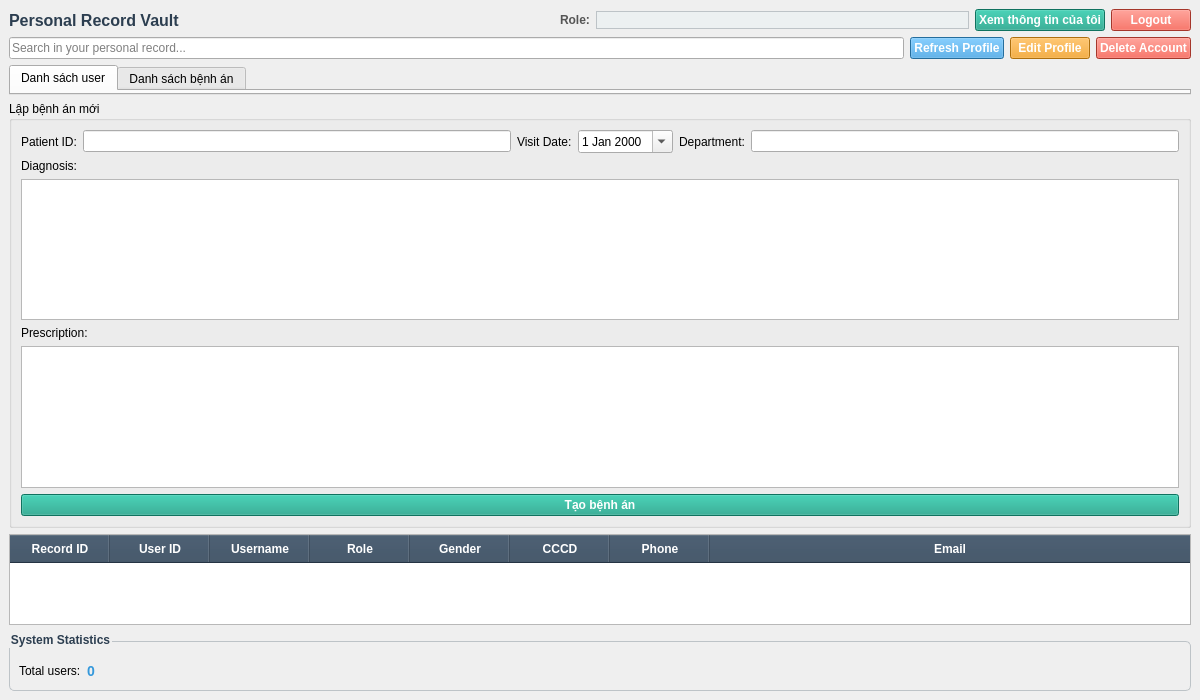
<?xml version="1.0" encoding="UTF-8"?>
<ui version="4.0">
 <class>MainWindow</class>
 <widget class="QMainWindow" name="MainWindow">
  <property name="geometry">
   <rect>
    <x>0</x>
    <y>0</y>
    <width>1200</width>
    <height>700</height>
   </rect>
  </property>
  <property name="windowTitle">
   <string>CSAT_BMTT - Personal Record Vault</string>
  </property>
  <widget class="QWidget" name="centralwidget">
   <layout class="QVBoxLayout" name="mainLayout">
    <item>
     <layout class="QHBoxLayout" name="headerLayout">
      <item>
       <widget class="QLabel" name="titleLabel">
        <property name="text">
         <string>Personal Record Vault</string>
        </property>
        <property name="styleSheet">
         <string notr="true">font-size: 16px; font-weight: bold; color: #2c3e50;</string>
        </property>
       </widget>
      </item>
      <item>
       <spacer name="horizontalSpacer">
        <property name="orientation">
         <enum>Qt::Horizontal</enum>
        </property>
        <property name="sizeHint" stdset="0">
         <size>
          <width>40</width>
          <height>20</height>
         </size>
        </property>
       </spacer>
      </item>
      <item>
       <widget class="QLabel" name="userLabel">
        <property name="text">
        <string>Role:</string>
        </property>
        <property name="styleSheet">
         <string notr="true">font-weight: bold; color: #555;</string>
        </property>
       </widget>
      </item>
      <item>
       <widget class="QLineEdit" name="roleDisplay">
        <property name="readOnly">
         <bool>true</bool>
        </property>
        <property name="styleSheet">
         <string notr="true">background-color: #ecf0f1; border: 1px solid #bdc3c7;</string>
        </property>
       </widget>
      </item>
      <item>
         <widget class="QPushButton" name="viewMyInfoBtn">
          <property name="maximumWidth">
           <number>170</number>
          </property>
          <property name="text">
           <string>Xem thông tin của tôi</string>
          </property>
          <property name="styleSheet">
           <string notr="true">background-color: #16a085; color: white; font-weight: bold;</string>
          </property>
         </widget>
            </item>
            <item>
       <widget class="QPushButton" name="logoutBtn">
        <property name="maximumWidth">
         <number>100</number>
        </property>
        <property name="text">
         <string>Logout</string>
        </property>
        <property name="styleSheet">
         <string notr="true">background-color: #e74c3c; color: white; font-weight: bold;</string>
        </property>
      </widget>
      </item>
     </layout>
    </item>
    <item>
     <layout class="QHBoxLayout" name="actionLayout">
      <item>
       <widget class="QLineEdit" name="searchBox">
        <property name="placeholderText">
         <string>Search in your personal record...</string>
        </property>
       </widget>
      </item>
      <item>
       <widget class="QPushButton" name="addBtn">
        <property name="text">
         <string>Refresh Profile</string>
        </property>
        <property name="styleSheet">
         <string notr="true">background-color: #3498db; color: white; font-weight: bold;</string>
        </property>
       </widget>
      </item>
      <item>
       <widget class="QPushButton" name="editBtn">
        <property name="text">
         <string>Edit Profile</string>
        </property>
        <property name="styleSheet">
         <string notr="true">background-color: #f39c12; color: white; font-weight: bold;</string>
        </property>
       </widget>
      </item>
      <item>
       <widget class="QPushButton" name="deleteBtn">
        <property name="text">
         <string>Delete Account</string>
        </property>
        <property name="styleSheet">
         <string notr="true">background-color: #e74c3c; color: white; font-weight: bold;</string>
        </property>
       </widget>
      </item>
     </layout>
    </item>
   <item>
    <widget class="QTabWidget" name="adminTabWidget">
     <property name="currentIndex">
      <number>0</number>
     </property>
     <property name="maximumHeight">
      <number>42</number>
     </property>
     <widget class="QWidget" name="userListTab">
      <attribute name="title">
      <string>Danh sách user</string>
      </attribute>
     </widget>
     <widget class="QWidget" name="medicalListTab">
      <attribute name="title">
      <string>Danh sách bệnh án</string>
      </attribute>
     </widget>
    </widget>
   </item>
   <item>
    <widget class="QGroupBox" name="doctorCreateGroup">
     <property name="title">
      <string>Lập bệnh án mới</string>
     </property>
     <layout class="QVBoxLayout" name="doctorCreateLayout">
      <item>
       <layout class="QHBoxLayout" name="doctorCreateRow1">
        <item>
         <widget class="QLabel" name="patientIdLabel">
          <property name="text">
           <string>Patient ID:</string>
          </property>
         </widget>
        </item>
        <item>
         <widget class="QLineEdit" name="patientIdInput"/>
        </item>
        <item>
         <widget class="QLabel" name="visitDateLabel">
          <property name="text">
           <string>Visit Date:</string>
          </property>
         </widget>
        </item>
        <item>
         <widget class="QDateEdit" name="visitDateInput">
          <property name="calendarPopup">
           <bool>true</bool>
          </property>
         </widget>
        </item>
        <item>
         <widget class="QLabel" name="departmentLabel">
          <property name="text">
           <string>Department:</string>
          </property>
         </widget>
        </item>
        <item>
         <widget class="QLineEdit" name="departmentInput"/>
        </item>
       </layout>
      </item>
      <item>
       <widget class="QLabel" name="diagnosisLabel">
        <property name="text">
         <string>Diagnosis:</string>
        </property>
       </widget>
      </item>
      <item>
       <widget class="QTextEdit" name="diagnosisInput">
        <property name="maximumHeight">
         <number>90</number>
        </property>
       </widget>
      </item>
      <item>
       <widget class="QLabel" name="prescriptionLabel">
        <property name="text">
         <string>Prescription:</string>
        </property>
       </widget>
      </item>
      <item>
       <widget class="QTextEdit" name="prescriptionInput">
        <property name="maximumHeight">
         <number>90</number>
        </property>
       </widget>
      </item>
      <item>
       <widget class="QPushButton" name="createMedicalRecordBtn">
        <property name="text">
         <string>Tạo bệnh án</string>
        </property>
        <property name="styleSheet">
         <string notr="true">background-color: #16a085; color: white; font-weight: bold;</string>
        </property>
       </widget>
      </item>
     </layout>
    </widget>
   </item>
    <item>
     <widget class="QTableWidget" name="employeeTable">
      <property name="columnCount">
         <number>8</number>
      </property>
      <property name="rowCount">
       <number>0</number>
      </property>
      <property name="styleSheet">
       <string notr="true">QTableWidget { gridline-color: #ecf0f1; }
QTableWidget::item { padding: 5px; }
QHeaderView::section { background-color: #34495e; color: white; padding: 5px; font-weight: bold; }</string>
      </property>
      <property name="selectionBehavior">
       <enum>QAbstractItemView::SelectRows</enum>
      </property>
      <property name="selectionMode">
       <enum>QAbstractItemView::SingleSelection</enum>
      </property>
      <property name="alternatingRowColors">
       <bool>true</bool>
      </property>
      <attribute name="horizontalHeaderStretchLastSection">
       <bool>true</bool>
      </attribute>
      <column>
       <property name="text">
        <string>Record ID</string>
       </property>
      </column>
      <column>
       <property name="text">
        <string>User ID</string>
       </property>
      </column>
      <column>
       <property name="text">
        <string>Username</string>
       </property>
      </column>
      <column>
       <property name="text">
        <string>Role</string>
       </property>
      </column>
      <column>
       <property name="text">
        <string>Gender</string>
       </property>
      </column>
      <column>
       <property name="text">
        <string>CCCD</string>
       </property>
      </column>
      <column>
       <property name="text">
        <string>Phone</string>
       </property>
      </column>
      <column>
       <property name="text">
        <string>Email</string>
       </property>
      </column>
     </widget>
    </item>
    <item>
     <layout class="QHBoxLayout" name="statsLayout">
      <item>
       <widget class="QGroupBox" name="statsGroup">
        <property name="title">
         <string>System Statistics</string>
        </property>
        <property name="styleSheet">
         <string notr="true">QGroupBox { color: #2c3e50; font-weight: bold; border: 1px solid #bdc3c7; border-radius: 5px; margin-top: 10px; padding-top: 10px; }</string>
        </property>
        <layout class="QHBoxLayout" name="statsInnerLayout">
         <item>
          <widget class="QLabel" name="totalLabel">
           <property name="text">
            <string>Total users:</string>
           </property>
          </widget>
         </item>
         <item>
          <widget class="QLabel" name="totalValue">
           <property name="text">
            <string>0</string>
           </property>
           <property name="styleSheet">
            <string notr="true">font-weight: bold; color: #3498db; font-size: 14px;</string>
           </property>
          </widget>
         </item>
         <item>
          <spacer name="statsSpacer">
           <property name="orientation">
            <enum>Qt::Horizontal</enum>
           </property>
           <property name="sizeHint" stdset="0">
            <size>
             <width>40</width>
             <height>20</height>
            </size>
           </property>
          </spacer>
         </item>
        </layout>
       </widget>
      </item>
     </layout>
    </item>
   </layout>
  </widget>
 </widget>
 <connections/>
</ui>
